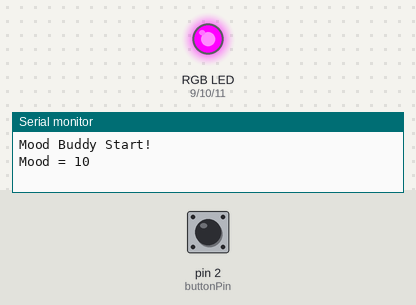
A sketch run on a simulated Arduino Nano, built with avr-gcc and run on an emulated ATmega328P. Parts: an RGB LED mixed from three pins (HIGH = lit), the last lines printed to the serial monitor. The test bench sets the inputs (shaded band); at power-on: pin 2 (buttonPin) HIGH.

Above: at 1.2 s.
1.3 s: pin 2 (buttonPin) pulled LOW for 0.15 s
At 2.5 s:
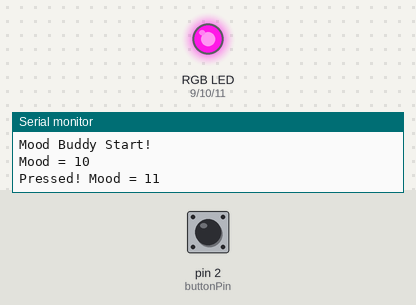
4.4 s: pin 2 (buttonPin) pulled LOW for 1 s
At 4.9 s:
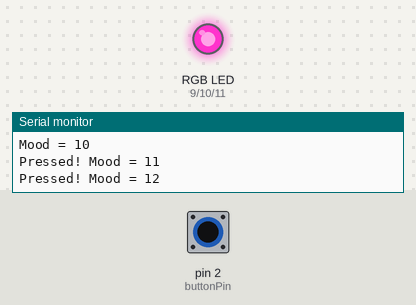
8.4 s: pin 2 (buttonPin) pulled LOW for 0.15 s
At 9.2 s:
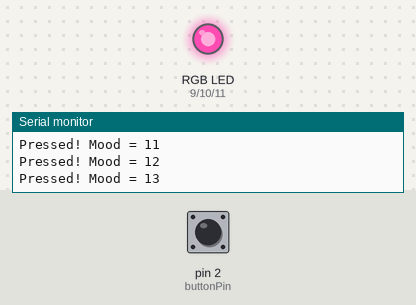
11.5 s: pin 2 (buttonPin) pulsed LOW 2 times (0.12 s each, 0.3 s apart)
At 13.0 s:
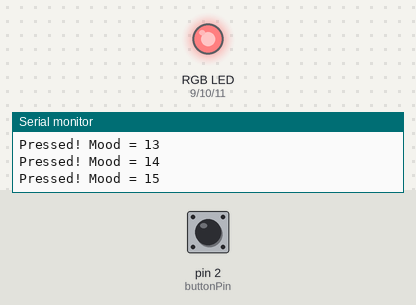
13.6 s: pin 2 (buttonPin) pulled LOW for 3.2 s
19.8 s: pin 2 (buttonPin) pulsed LOW 5 times (0.12 s each, 0.3 s apart)
Timing chart, 0 to 36.5 s (numbered marks = the images above; inputs shaded):
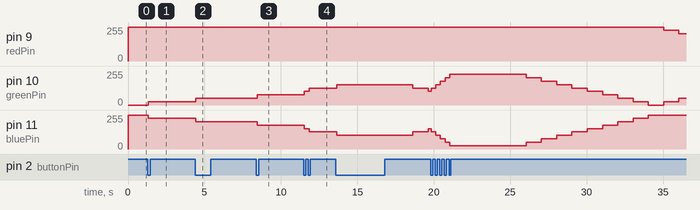

The sketch:

GameLightDoll.ino
```cpp
/*
  Mood Buddy 心情娃娃
  Arduino Nano + RGB LED + Button

  RGB LED (共陽極)
  U -> 5V
  R -> D9
  B -> D11
  G -> D10

  Button
  IN  -> D2
  VCC -> 5V
  GND -> GND
*/

// ============================
// 1. 腳位設定
// ============================

const int buttonPin = 2;

const int redPin = 9;
const int greenPin = 10;
const int bluePin = 11;

// 按下時為 LOW
// 如果按鈕模組按下輸出 HIGH，改成 HIGH
const int PRESSED_STATE = LOW;

// RGB LED 為共陽極
const bool COMMON_ANODE = true;


// ============================
// 2. 遊戲分數設定
// ============================

int mood = 10;

const int MAX_MOOD = 20;
const int MIN_MOOD = 0;

bool sleeping = false;


// ============================
// 3. 時間設定（毫秒）
// ============================

// 5秒沒按開始扣分
const unsigned long WAIT_TIME = 5000;

// 每1秒扣1分
const unsigned long LOSE_INTERVAL = 1000;

// 0分10秒後睡眠
const unsigned long SLEEP_TIME = 10000;

// 按鈕防彈跳
const unsigned long DEBOUNCE_TIME = 40;


// ============================
// 4. 計時變數
// ============================

unsigned long lastPressTime = 0;
unsigned long lastLoseTime = 0;
unsigned long zeroStartTime = 0;

unsigned long lastDebounceTime = 0;

int lastReading;
int stableState;


// ============================
// 5. RGB LED 顏色控制
// ============================

void setColor(int r, int g, int b) {

  // 共陽極 LED 需要反轉 PWM 數值
  if (COMMON_ANODE) {
    r = 255 - r;
    g = 255 - g;
    b = 255 - b;
  }

  analogWrite(redPin, r);
  analogWrite(greenPin, g);
  analogWrite(bluePin, b);
}


// ============================
// 6. 根據分數顯示顏色
// ============================

void updateMoodLight() {

  int r = 0;
  int g = 0;
  int b = 0;

  // 0~10分：紅色逐漸變綠色
  if (mood <= 10) {

    r = map(mood, 0, 10, 255, 0);
    g = map(mood, 0, 10, 0, 255);
    b = 0;

  }

  // 11~20分：綠色逐漸變藍色
  else {

    r = 0;
    g = map(mood, 10, 20, 255, 0);
    b = map(mood, 10, 20, 0, 255);

  }


  // ==========================
  // 額外功能1：滿分心跳燈
  // ==========================

  if (mood == 20) {

    unsigned long phase = millis() % 1400;

    if (phase < 150) {
      b = map(phase, 0, 150, 80, 255);
    }
    else if (phase < 300) {
      b = map(phase, 150, 300, 255, 80);
    }
    else if (phase < 450) {
      b = map(phase, 300, 450, 80, 210);
    }
    else if (phase < 600) {
      b = map(phase, 450, 600, 210, 80);
    }
    else {
      b = 80;
    }

  }


  // ==========================
  // 額外功能2：睡眠模式
  // ==========================

  if (sleeping) {

    r = r / 20;
    g = g / 20;
    b = b / 20;

  }

  setColor(r, g, b);
}


// ============================
// 7. Arduino 初始化
// ============================

void setup() {

  // 先將共陽極 RGB 的輸出設為關閉
  digitalWrite(redPin, HIGH);
  digitalWrite(greenPin, HIGH);
  digitalWrite(bluePin, HIGH);

  pinMode(buttonPin, INPUT_PULLUP);

  pinMode(redPin, OUTPUT);
  pinMode(greenPin, OUTPUT);
  pinMode(bluePin, OUTPUT);

  Serial.begin(9600);

  // 初始化按鈕狀態
  lastReading = digitalRead(buttonPin);
  stableState = lastReading;

  // 初始化時間
  lastPressTime = millis();
  lastLoseTime = millis();

  Serial.println("Mood Buddy Start!");
  Serial.println("Mood = 10");

  // 初始顯示綠色
  updateMoodLight();
}


// ============================
// 8. 遊戲主程式
// ============================

void loop() {

  unsigned long now = millis();

  // --------------------------
  // A. 偵測按鈕
  // --------------------------

  int reading = digitalRead(buttonPin);

  // 按鈕訊號變化時重新計時
  if (reading != lastReading) {
    lastDebounceTime = now;
  }

  // 防彈跳處理
  if (now - lastDebounceTime >= DEBOUNCE_TIME) {

    if (reading != stableState) {

      stableState = reading;

      // 按鈕被按下
      if (stableState == PRESSED_STATE) {

        // 如果正在睡眠，先喚醒
        sleeping = false;

        // 每按一次加1分
        if (mood < MAX_MOOD) {
          mood++;
        }

        // 重設時間
        lastPressTime = now;
        lastLoseTime = now;

        // 清除0分計時
        zeroStartTime = 0;

        // 顯示分數
        Serial.print("Pressed! Mood = ");
        Serial.println(mood);
      }
    }
  }

  lastReading = reading;


  // --------------------------
  // B. 5秒沒按開始扣分
  // --------------------------

  if (!sleeping &&
      now - lastPressTime >= WAIT_TIME &&
      now - lastLoseTime >= LOSE_INTERVAL) {

    if (mood > MIN_MOOD) {

      mood--;

      Serial.print("Mood decreased = ");
      Serial.println(mood);

      // 降到0分時開始計時
      if (mood == 0) {
        zeroStartTime = now;
      }
    }

    lastLoseTime = now;
  }


  // --------------------------
  // C. 0分10秒後睡眠
  // --------------------------

  if (!sleeping &&
      mood == 0 &&
      zeroStartTime != 0 &&
      now - zeroStartTime >= SLEEP_TIME) {

    sleeping = true;

    Serial.println("Sleeping...");
  }


  // --------------------------
  // D. 更新LED燈光
  // --------------------------

  updateMoodLight();

}
```

Measured:
- after the input at 1.3 s, pin 10 (greenPin): 0/255 → 25/255 at once; pin 11 (bluePin): 255/255 → 230/255 at once
- after the input at 4.4 s, pin 9 (redPin): stays 255/255 (without the input it goes to 229/255 after 2.9 s); pin 11 (bluePin): 230/255 → 204/255 at once
- after the input at 8.4 s, pin 9 (redPin): stays 255/255 (without the input it goes to 229/255 after 3.0 s)
- after the input at 11.5 s, pin 10 (greenPin): 76/255 → 102/255 at once, → 127/255 0.30 s later; pin 11 (bluePin): 179/255 → 153/255 at once, → 128/255 0.30 s later
